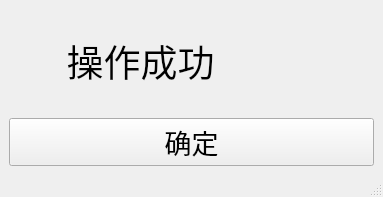
<?xml version="1.0" encoding="UTF-8"?>
<ui version="4.0">
 <class>Yes</class>
 <widget class="QMainWindow" name="Yes">
  <property name="geometry">
   <rect>
    <x>0</x>
    <y>0</y>
    <width>383</width>
    <height>197</height>
   </rect>
  </property>
  <property name="windowTitle">
   <string>MainWindow</string>
  </property>
  <widget class="QWidget" name="centralwidget">
   <layout class="QGridLayout" name="gridLayout">
    <item row="0" column="0">
     <widget class="QLabel" name="label">
      <property name="font">
       <font>
        <family>Academy Engraved LET</family>
        <pointsize>28</pointsize>
       </font>
      </property>
      <property name="text">
       <string>      操作成功</string>
      </property>
     </widget>
    </item>
    <item row="1" column="0">
     <widget class="QPushButton" name="yesButton">
      <property name="font">
       <font>
        <family>Academy Engraved LET</family>
        <pointsize>20</pointsize>
       </font>
      </property>
      <property name="text">
       <string>确定</string>
      </property>
      <property name="shortcut">
       <string>Return</string>
      </property>
     </widget>
    </item>
   </layout>
  </widget>
  <widget class="QMenuBar" name="menubar">
   <property name="geometry">
    <rect>
     <x>0</x>
     <y>0</y>
     <width>383</width>
     <height>25</height>
    </rect>
   </property>
  </widget>
  <widget class="QStatusBar" name="statusbar"/>
 </widget>
 <resources/>
 <connections/>
</ui>
